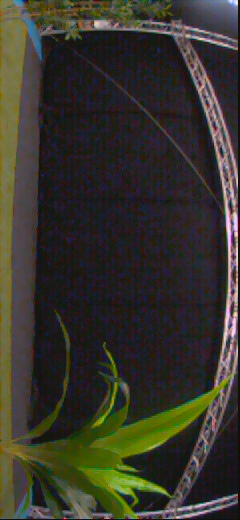
#> input picture DEVELOPMENT/downloads from drone/20260313-100130/131663663.jpg, 240 x 520 px; its folder holds only this picture in this run
$ python get_obstacle_info_Imp.py
#> lines starting #> are read from the running program, lines starting #| are printed output that depends on the picture; after the words box and inside, x2 and y2 are one past the last pixel; in counts of white or black regions, pixels touching at a corner belong together
### DEVELOPMENT/Python/gate detection/solidity_detection.py
import numpy as np
import cv2

# [184 lines left out: functions is_smooth_blob_old, is_smooth_blob, compute_average_blob_height, blob_perimeter, convex_hull_area_fast, convex_hull_area, not called in this run]


def get_blob_edge(padded_binary_img: np.ndarray):

    edge1 = (padded_binary_img[:,1:] != padded_binary_img[:,:-1])
    edge1 = np.hstack([edge1, np.zeros((edge1.shape[0], 1), dtype=edge1.dtype)])

    edge2 = (padded_binary_img[1:,:] != padded_binary_img[:-1,:])
    edge2 = np.vstack([edge2, np.zeros((1, edge2.shape[1]), dtype=edge2.dtype)])

    return edge1 | edge2


# [30 lines left out: function compute_fractal_dimension, not called in this run]


# [50 lines that do not run on import are left out]

### DEVELOPMENT/Python/gate detection/get_obstacle_info_Imp.py
import cv2
import numpy as np
from scipy.ndimage import median_filter
import os
import random
from glob import glob
import colored_blob_separator as cds


# ── scale helpers ─────────────────────────────────────────────────────────────

def scale_int(value, scale_factor):
    """Scale a pixel-count value, minimum 1."""
    return max(1, int(round(value * scale_factor)))

def scale_odd(value, scale_factor):
    """Scale a kernel size (must be odd, minimum 3)."""
    n = max(3, int(round(value * scale_factor)))
    return n if n % 2 == 1 else n + 1

def get_scaled_params(scale_factor):
    """
    All pixel-space thresholds and display parameters in one place.
    Calibrated at scale_factor=1.0 (full resolution).
    """
    return dict(
        # ── pipeline ──────────────────────────────────────────────────────────
        min_ground_pixels  = scale_int(5,   scale_factor),
        max_gap            = scale_int(10,  scale_factor),
        smooth_kernel      = scale_odd(5,   scale_factor),
        min_width          = scale_int(20,  scale_factor),
        max_col_gap        = scale_int(5,   scale_factor),
        obstacle_threshold = scale_int(50,  scale_factor),
        no_ground_baseline = scale_int(220, scale_factor),
        median_ksize       = scale_odd(5,   scale_factor),
        blur_ksize         = scale_odd(5,   scale_factor),

        # ── display ───────────────────────────────────────────────────────────
        box_bottom_pad     = scale_int(15,  scale_factor),
        box_thickness      = max(1, scale_int(2,   scale_factor)),
        status_font_scale  = max(0.3, scale_factor * 1.0),
        status_thickness   = max(1, scale_int(2,   scale_factor)),
        status_x           = scale_int(20,  scale_factor),
        status_y           = scale_int(40,  scale_factor),
        label_font_scale   = max(0.2, scale_factor * 0.4),
        label_thickness    = max(1, scale_int(1,   scale_factor)),
        label_y_offset     = scale_int(5,   scale_factor),
        label_y_top        = scale_int(20,  scale_factor),
    )


# ── Detection type flag ───────────────────────────────────────────────────────
# Each row in the detections matrix: [left_x, width, det_type]
#   det_type: 0 = obstacle, 1 = plant
DET_OBSTACLE = 0
DET_PLANT    = 1


# ── core pipeline functions ───────────────────────────────────────────────────

# [55 lines left out: function find_ground_boundary, not called in this run]


def get_obstacle_regions(obstacle_cols, min_width=20, max_col_gap=5):
    if len(obstacle_cols) == 0:
        return []

    regions = []
    start = obstacle_cols[0]
    end   = obstacle_cols[0]

    for col in obstacle_cols[1:]:
        if col - end <= max_col_gap:
            end = col
        else:
            regions.append((start, end, end - start + 1))
            start = col
            end   = col

    regions.append((start, end, end - start + 1))

    return [(s, e, w) for s, e, w in regions if w >= min_width]


# [39 lines left out: function update_and_detect, not called in this run]


# [46 lines of commented-out code are left out]


def is_ground(Y, U, V):
    if U <= 96.50:
        if Y <= 102.50:
            return 255
        else:
            return 0
    else:
        if U <= 97.50:
            if V <= 126.00:
                return 255
            else:
                return 0
        else:
            return 0


vectorized_is_ground     = np.vectorize(is_ground)
# vectorized_is_ground_sim = np.vectorize(is_ground_sim)


# ── detection helper functions ────────────────────────────────────────────────

def detect_green_ground_ml(image_bgr, threshold, median_ksize=5):
    image_yuv = cv2.cvtColor(image_bgr, cv2.COLOR_BGR2YUV)
    Y_channel, U_channel, V_channel = cv2.split(image_yuv)

    mask = vectorized_is_ground(Y_channel, U_channel, V_channel).astype(np.uint8)

    if median_ksize is not None and median_ksize >= 3 and median_ksize % 2 == 1:
        mask = cv2.medianBlur(mask, median_ksize)

    green_pixel_count = cv2.countNonZero(mask)
    total_pixels      = image_bgr.shape[0] * image_bgr.shape[1]
    green_fraction    = green_pixel_count / total_pixels if total_pixels > 0 else 0.0

    status = "GROUND FOUND" if green_fraction > threshold else "NO GROUND"
    result = cv2.bitwise_and(image_bgr, image_bgr, mask=mask)

    return mask, result, green_fraction, status


def detect_all_green_lax(image_bgr, scale_factor=1.0, blur_ksize=5):
    """
    Lax YUV green filter at a (further) downscaled resolution.
    Returns: (small_mask, full_res_mask, downscaled_bgr)
    """
    H, W = image_bgr.shape[:2]

    small_w    = max(1, int(W * scale_factor))
    small_h    = max(1, int(H * scale_factor))
    downscaled = cv2.resize(image_bgr, (small_w, small_h), interpolation=cv2.INTER_AREA)

    yuv = cv2.cvtColor(downscaled, cv2.COLOR_BGR2YUV)
    Y, U, V = cv2.split(yuv)

    # YUV colour thresholds — colour-space values (0-255), do NOT scale
    green_mask_small = (
        (U >= 0)  & (U <= 116) &
        (V >= 0)  & (V <= 141) &
        (Y >= 29) & (Y <= 140)
    ).astype(np.uint8) * 255

    green_mask_small[:, :int(small_w / 3)] = 0

    if blur_ksize >= 3:
        green_mask_small = cv2.GaussianBlur(
            green_mask_small, (blur_ksize, blur_ksize), 0)
        _, green_mask_small = cv2.threshold(
            green_mask_small, 127, 255, cv2.THRESH_BINARY)

    mask_full = cv2.resize(green_mask_small, (W, H), interpolation=cv2.INTER_NEAREST)

    return green_mask_small, mask_full, downscaled


def detect_plant_regions(plant_mask, min_width=10, min_pixels_per_col=2, max_col_gap=3):
    plant_mask_flipped = plant_mask[:, ::-1]   # match obstacle pipeline convention
    n_rows = plant_mask_flipped.shape[0]
    active_rows = []

    for row_idx in range(n_rows):
        row = plant_mask_flipped[row_idx, :]
        green_pos = np.where(row > 0)[0]
        if green_pos.size == 0:
            continue
        diffs = np.diff(green_pos)
        runs = np.split(green_pos, np.where(diffs > 1)[0] + 1)
        if max(len(r) for r in runs) > min_pixels_per_col:
            active_rows.append(row_idx)

    return get_obstacle_regions(active_rows, min_width=min_width, max_col_gap=max_col_gap)


# ── unified detection function ────────────────────────────────────────────────

def get_obstacle_info(image_bgr,
                      ground_baseline,
                      # obstacle params
                      oa_color_count_frac=0.05,
                      median_ksize=5,
                      min_width=20,
                      max_col_gap=5,
                      min_ground_pixels=5,
                      max_gap=10,
                      smooth_kernel=5,
                      obstacle_threshold=50,
                      no_ground_baseline=220,
                      # plant params
                      plant_scale_factor=0.15,
                      plant_blur_ksize=3,
                      plant_min_width=30,
                      plant_min_pixels_per_col=2,
                      plant_max_col_gap=5):
    """
    Unified obstacle + plant detection.

    Returns
    -------
    detections : np.ndarray, shape (N, 3), dtype int32
        Each row is [left_x, width, det_type].
        det_type: 0 = obstacle, 1 = plant.
        Empty detections → shape (0, 3).
    new_ground_baseline : np.ndarray or None
    debug : dict
        Intermediate data for visualisation.
    """
    mask, _, green_frac, status = detect_green_ground_ml(
        image_bgr, threshold=oa_color_count_frac, median_ksize=median_ksize)

    H, W  = image_bgr.shape[:2]
    rows  = []     # accumulate [left_x, width, det_type] rows
    debug = {"status": status, "green_frac": green_frac}

    # ── obstacle detection ─────────────────────────────────────────────────
    if status == "GROUND FOUND":
        clean_mask = cds.isolate_ground_blob(binary_img=mask)
        clean_mask = cds.fill_holes(clean_mask)

        mask_flipped  = clean_mask[:, ::-1]
        boundary_rows = find_ground_boundary(
            mask_rotated      = mask_flipped,
            min_ground_pixels = min_ground_pixels,
            max_gap           = max_gap,
            smooth_kernel     = smooth_kernel,
        )
        obstacle_regions, new_ground_baseline = update_and_detect(
            boundary_rows,
            W,
            ground_baseline,
            min_width          = min_width,
            obstacle_threshold = obstacle_threshold,
            no_ground_baseline = no_ground_baseline,
            max_col_gap        = max_col_gap,
        )

        for (s, e, w) in obstacle_regions:
            left = W - 1 - e
            rows.append([int(left), int(w), DET_OBSTACLE])

        debug.update({
            "boundary_rows"       : boundary_rows,
            "obstacle_regions_raw": obstacle_regions,
            "clean_mask"          : clean_mask,
        })
    else:
        new_ground_baseline = ground_baseline
        clean_mask = np.zeros((H, W), dtype=np.uint8)
        debug["boundary_rows"]        = np.full(W, W)
        debug["obstacle_regions_raw"] = []
        debug["clean_mask"]           = clean_mask

    # ── plant detection ────────────────────────────────────────────────────
    all_green_small, _, _ = detect_all_green_lax(
        image_bgr,
        scale_factor = plant_scale_factor,
        blur_ksize   = plant_blur_ksize,
    )

    plant_H, plant_W = all_green_small.shape[:2]
    clean_mask_small = cv2.resize(
        clean_mask, (plant_W, plant_H), interpolation=cv2.INTER_NEAREST)

    plant_mask_small = cv2.subtract(all_green_small, clean_mask_small)
    plant_mask = cv2.resize(
        plant_mask_small, (W, H), interpolation=cv2.INTER_NEAREST)

    plant_regions = detect_plant_regions(
        plant_mask,
        min_width         = plant_min_width,
        min_pixels_per_col = plant_min_pixels_per_col,
        max_col_gap       = plant_max_col_gap,
    )

    for (s, e, w) in plant_regions:
        rows.append([int(s), int(w), DET_PLANT])

    debug["plant_mask"]           = plant_mask
    debug["plant_regions_raw"]    = plant_regions

    # ── build output matrix ────────────────────────────────────────────────
    if rows:
        detections = np.array(rows, dtype=np.int32)   # shape (N, 3)
    else:
        detections = np.empty((0, 3), dtype=np.int32)

    return detections, new_ground_baseline, debug


# ── main ──────────────────────────────────────────────────────────────────────

if __name__ == "__main__":

    import solidity_detection as sdd

    # ── run mode ─────────────────────────────────────────────
    MODE = 1
    # 1 = interactive navigation
    # 2 = single image

    SINGLE_IMAGE_PATH = "DEVELOPMENT/downloads from drone/20260306-095826/1352900896.jpg"
    FRAME_DELAY = 1

    cv2.destroyAllWindows()


    if MODE == 2:
        image_paths = [SINGLE_IMAGE_PATH]
        start_idx   = 0
    else:
        #folder_path = "DEVELOPMENT/downloads from drone/20260306-095826/"
        folder_path = "DEVELOPMENT/downloads from drone/20260313-100130/"
        #folder_path = "DEVELOPMENT/downloads from drone/sim_images/"
        image_paths = sorted(glob(os.path.join(folder_path, "*.jpg")))

        start_idx   = random.randint(0, len(image_paths) - 1)

    oa_color_count_frac = 0.05

    # ── scale factors ──────────────────────────────────────────────────────
    SCALE_FACTOR       = 0.8
    PLANT_SCALE_FACTOR = 0.15*0.8

    p = get_scaled_params(SCALE_FACTOR)
    plant_blur_ksize = scale_odd(5, PLANT_SCALE_FACTOR)

    print(f"Main scale:  {SCALE_FACTOR}  →  pipeline params: {p}")
    print(f"Plant scale: {PLANT_SCALE_FACTOR} = "
          f"{PLANT_SCALE_FACTOR:.2f}  →  plant blur_ksize: {plant_blur_ksize}")

    # state
    #ground_baseline = None

    if len(image_paths) == 0:
        print("No images found in the specified path.")
        exit()

    _probe         = cv2.imread(image_paths[0])
#> _probe is the input picture: shape (520, 240, 3); mean B, G, R 44, 52.7, 55.1
    orig_H, orig_W = _probe.shape[:2]

    target_W = max(1, int(orig_W * SCALE_FACTOR))
    target_H = max(1, int(orig_H * SCALE_FACTOR))

    boundary_rows = np.full(target_W, target_W)

    WINDOW = 'Original (top) | Ground mask (mid) | Plants (bot)'
    cv2.namedWindow(WINDOW, cv2.WINDOW_NORMAL)
    cv2.resizeWindow(WINDOW, orig_W * 3, orig_H * 3)


    needs_processing = True
    idx = start_idx
    ground_baseline = np.full(target_H, p['no_ground_baseline'], dtype=np.float32)

    while True:
        try:
            if needs_processing:
                image_path = image_paths[idx]
                raw = cv2.imread(image_path)
                if raw is None:
                    print(f"Skipping: {image_path}")
                    idx = (idx + 1) % len(image_paths)
                    continue

                # ── downscale to main resolution ───────────────────────────────────
                image_bgr     = cv2.resize(raw, (target_W, target_H), interpolation=cv2.INTER_AREA)
                image_display = image_bgr.copy()

                # If we are in single image mode, ALWAYS reset the baseline before processing
                if MODE == 2:
                    ground_baseline = np.full(target_H, p['no_ground_baseline'], dtype=np.float32)

                # ── single unified call ────────────────────────────────────────────
                detections, ground_baseline, debug = get_obstacle_info(
                    image_bgr,
                    ground_baseline,
                    oa_color_count_frac    = oa_color_count_frac,
                    median_ksize           = p['median_ksize'],
                    min_width              = p['min_width'],
                    max_col_gap            = p['max_col_gap'],
                    min_ground_pixels      = p['min_ground_pixels'],
                    max_gap                = p['max_gap'],
                    smooth_kernel          = p['smooth_kernel'],
                    obstacle_threshold     = p['obstacle_threshold'],
                    no_ground_baseline     = p['no_ground_baseline'],
                    plant_scale_factor     = PLANT_SCALE_FACTOR,
                    plant_blur_ksize       = plant_blur_ksize,
                    plant_min_width        = 20,
                    plant_min_pixels_per_col = 2,
                    plant_max_col_gap      = 5,
                )
#> in detect_green_ground_ml, `Y_channel, U_channel, V_channel = cv2.split(image_yuv)`:
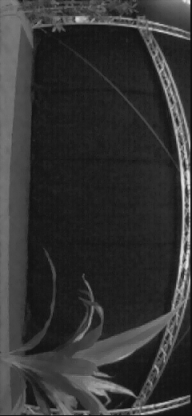
#> Y_channel: shape (416, 192); min 14, max 232, mean 52.4
#> in detect_green_ground_ml, `Y_channel, U_channel, V_channel = cv2.split(image_yuv)`:
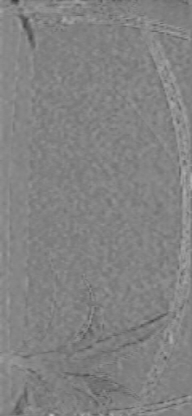
#> V_channel: shape (416, 192); min 57, max 192, mean 130.4
#> in detect_green_ground_ml, `mask = vectorized_is_ground(Y_channel, U_channel, V_channel).astype(np..`:
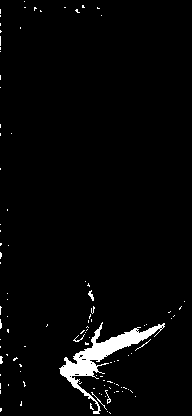
#> mask: shape (416, 192); 3% white; 106 white regions (101 under 20 px), largest, box (x1, y1, x2, y2) and area: (59, 322, 165, 414) 1889, (88, 290, 94, 301) 31, (105, 390, 111, 404) 24, (91, 392, 107, 410) 24, (73, 334, 85, 342) 23
#> in detect_green_ground_ml, `mask = cv2.medianBlur(mask, median_ksize)`:
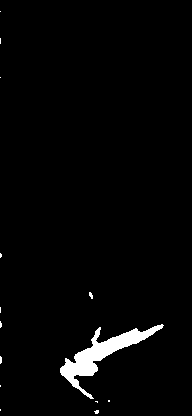
#> mask: shape (416, 192); 2.4% white; 14 white regions (13 under 20 px), largest, box (x1, y1, x2, y2) and area: (60, 324, 164, 399) 1825
#> in detect_green_ground_ml, `green_pixel_count = cv2.countNonZero(mask)`: green_pixel_count = 1918
#> in detect_green_ground_ml, `green_fraction    = green_pixel_count / total_pixels if total_pixels >..`: green_fraction = 0.024
#> in detect_green_ground_ml, `status = "GROUND FOUND" if green_fraction > threshold else "NO GROUND"`: status = 'NO GROUND'
#> in detect_green_ground_ml, `result = cv2.bitwise_and(image_bgr, image_bgr, mask=mask)`:
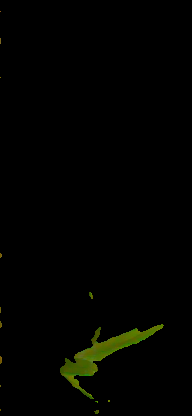
#> result: shape (416, 192, 3); mean B, G, R 0.1, 2.5, 1.9
#> in get_obstacle_info, `mask, _, green_frac, status = detect_green_ground_ml( image_bgr, thres..`: green_frac = 0.024; status = 'NO GROUND'
#> in get_obstacle_info, `debug = {"status": status, "green_frac": green_frac}`: debug = {'status': 'NO GROUND', 'green_frac': 0.024}
#> in detect_plant_regions, `plant_mask_flipped = plant_mask[:, ::-1]`:
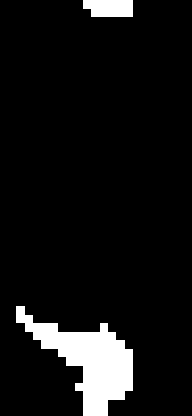
#> plant_mask_flipped: shape (416, 192); 7.6% white; 2 white regions, box (x1, y1, x2, y2) and area: (16, 306, 133, 416) 5301, (83, 0, 133, 17) 786
#> after the loop in detect_plant_regions, `for row_idx in range(n_rows):`: active_rows = 127 values from 0 to 415
#> in get_obstacle_regions, `start = obstacle_cols[0]`: start = 0
#> the loop in get_obstacle_regions, `for col in obstacle_cols[1:]:` made 126 passes
#> (start, end) on pass 17: (306, 306)
#> after the loop in get_obstacle_regions, `for col in obstacle_cols[1:]:`: regions = [(0, 16, 17)]
#> in get_obstacle_info, `plant_regions = detect_plant_regions( plant_mask, min_width         = ..`: plant_regions = [(306, 415, 110)]
#> the loop in get_obstacle_info, `for (s, e, w) in plant_regions:` made 1 pass
#> after the loop in get_obstacle_info, `for (s, e, w) in plant_regions:`: rows = [[306, 110, 1]]
#> detections = [[306, 110, 1]]; debug = 7 items

                # ── unpack debug info ──────────────────────────────────────────────
                status               = debug["status"]
#> status = 'NO GROUND'
                actual_frac          = debug["green_frac"]
#> actual_frac = 0.024
                boundary_rows        = debug["boundary_rows"]
                obstacle_regions_raw = debug["obstacle_regions_raw"]
#> obstacle_regions_raw = []
                clean_mask           = debug["clean_mask"]
                plant_mask           = debug["plant_mask"]
                plant_regions_raw    = debug["plant_regions_raw"]
#> plant_regions_raw = [(306, 415, 110)]

                # ── split detections by type for display ───────────────────────────
                if detections.shape[0] > 0:
                    obs_dets   = detections[detections[:, 2] == DET_OBSTACLE]
#> obs_dets = empty array
                    plant_dets = detections[detections[:, 2] == DET_PLANT]
#> plant_dets = [[306, 110, 1]]
                    print(f"obstacles: {obs_dets} ")
#| obstacles: []
                else:
                    obs_dets   = np.empty((0, 3), dtype=np.int32)
                    plant_dets = np.empty((0, 3), dtype=np.int32)

                n_obs   = obs_dets.shape[0]
                n_plant = plant_dets.shape[0]
                print(f"{os.path.basename(image_path)} -> {status} ({actual_frac:.2%}) "
                      f"| obstacles: {n_obs}  plants: {n_plant}")
#| 131663663.jpg -> NO GROUND (2.40%) | obstacles: 0  plants: 1

                # ── build display panels ───────────────────────────────────────────
                result = np.zeros_like(image_bgr)
                result[..., 0] = clean_mask
#> result: shape (416, 192, 3); every value is 0
                result[..., 1] = clean_mask
                result[..., 2] = clean_mask

                plant_result = np.zeros_like(image_display)
                plant_result[plant_mask > 0] = [0, 255, 0]
                edges = sdd.get_blob_edge(plant_mask)
#> in get_blob_edge, `edge1 = np.hstack([edge1, np.zeros((edge1.shape[0], 1), dtype=edge1.dt..`:
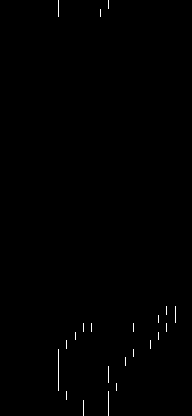
#> edge1: shape (416, 192) bool; 0.34% white in thin lines or dots, all inside (x1, y1, x2, y2) = (58, 0, 176, 416)
#> (the rest of the program and of its run is left out)
